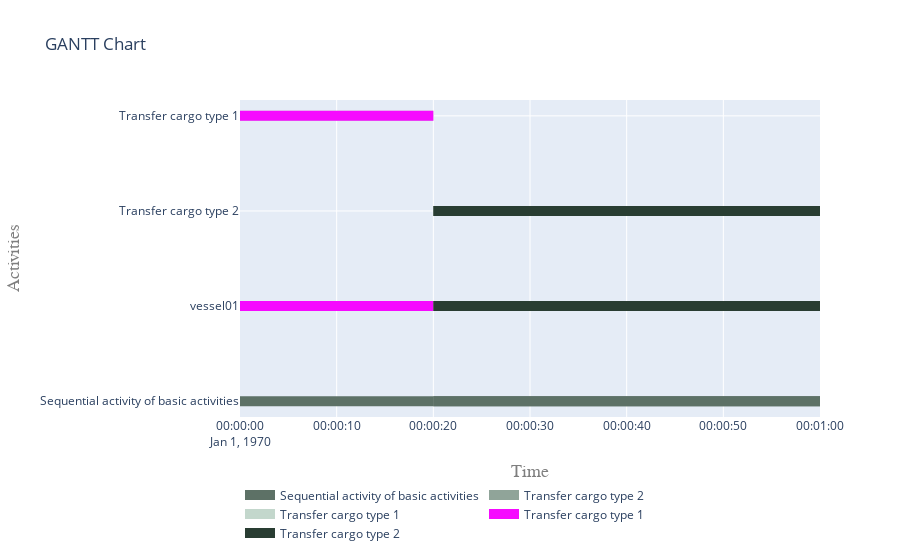

Source (notebook cell):
### Markdown cell above
##### 5.2 Visualise gantt charts

### Code cell
plot.get_gantt_chart([sequential_activity, vessel01, *sub_processes])

### Figure 1 — Plotly figure (JSON) as saved in the notebook; plotly's stock layout.template omitted (floating-point values rounded to 4 significant figures)
{"data": [{"connectgaps": false, "hoverinfo": "y+name", "line": {"color": "rgb(93,113,102)", "width": 10}, "mode": "lines", "name": "Sequential activity of basic activities", "type": "scatter", "x": ["1970-01-01T00:00:00", "1970-01-01T00:00:00", "1970-01-01T00:00:20", "1970-01-01T00:00:20", "1970-01-01T00:00:20", "1970-01-01T00:00:20", "1970-01-01T00:00:20", "1970-01-01T00:01:00", "1970-01-01T00:01:00", "1970-01-01T00:01:00", "1970-01-01T00:00:20", "1970-01-01T00:00:20", "1970-01-01T00:01:00", "1970-01-01T00:01:00", "1970-01-01T00:01:00"], "y": ["Sequential activity of basic activities", "Sequential activity of basic activities", "Sequential activity of basic activities", "Sequential activity of basic activities", null, "Sequential activity of basic activities", "Sequential activity of basic activities", "Sequential activity of basic activities", "Sequential activity of basic activities", null, "Sequential activity of basic activities", "Sequential activity of basic activities", "Sequential activity of basic activities", "Sequential activity of basic activities", null]}, {"connectgaps": false, "hoverinfo": "y+name", "line": {"color": "rgb(144,164,153)", "width": 10}, "mode": "lines", "name": "Transfer cargo type 2", "type": "scatter", "x": ["1970-01-01T00:00:20", "1970-01-01T00:00:20", "1970-01-01T00:01:00", "1970-01-01T00:01:00", "1970-01-01T00:01:00", "1970-01-01T00:00:20", "1970-01-01T00:00:20", "1970-01-01T00:01:00", "1970-01-01T00:01:00", "1970-01-01T00:01:00"], "y": ["vessel01", "vessel01", "vessel01", "vessel01", null, "Transfer cargo type 2", "Transfer cargo type 2", "Transfer cargo type 2", "Transfer cargo type 2", null]}, {"connectgaps": false, "hoverinfo": "y+name", "line": {"color": "rgb(195,215,204)", "width": 10}, "mode": "lines", "name": "Transfer cargo type 1", "type": "scatter", "x": ["1970-01-01T00:00:00", "1970-01-01T00:00:00", "1970-01-01T00:00:20", "1970-01-01T00:00:20", "1970-01-01T00:00:20", "1970-01-01T00:00:00", "1970-01-01T00:00:00", "1970-01-01T00:00:20", "1970-01-01T00:00:20", "1970-01-01T00:00:20"], "y": ["vessel01", "vessel01", "vessel01", "vessel01", null, "Transfer cargo type 1", "Transfer cargo type 1", "Transfer cargo type 1", "Transfer cargo type 1", null]}, {"connectgaps": false, "hoverinfo": "y+name", "line": {"color": "rgb(246,10,255)", "width": 10}, "mode": "lines", "name": "Transfer cargo type 1", "type": "scatter", "x": ["1970-01-01T00:00:00", "1970-01-01T00:00:00", "1970-01-01T00:00:20", "1970-01-01T00:00:20", "1970-01-01T00:00:20", "1970-01-01T00:00:00", "1970-01-01T00:00:00", "1970-01-01T00:00:20", "1970-01-01T00:00:20", "1970-01-01T00:00:20"], "y": ["vessel01", "vessel01", "vessel01", "vessel01", null, "Transfer cargo type 1", "Transfer cargo type 1", "Transfer cargo type 1", "Transfer cargo type 1", null]}, {"connectgaps": false, "hoverinfo": "y+name", "line": {"color": "rgb(41,61,50)", "width": 10}, "mode": "lines", "name": "Transfer cargo type 2", "type": "scatter", "x": ["1970-01-01T00:00:20", "1970-01-01T00:00:20", "1970-01-01T00:01:00", "1970-01-01T00:01:00", "1970-01-01T00:01:00", "1970-01-01T00:00:20", "1970-01-01T00:00:20", "1970-01-01T00:01:00", "1970-01-01T00:01:00", "1970-01-01T00:01:00"], "y": ["vessel01", "vessel01", "vessel01", "vessel01", null, "Transfer cargo type 2", "Transfer cargo type 2", "Transfer cargo type 2", "Transfer cargo type 2", null]}], "layout": {"hovermode": "closest", "legend": {"orientation": "h", "x": 0, "y": -0.2}, "title": {"text": "GANTT Chart"}, "xaxis": {"range": ["1970-01-01T00:00:00", "1970-01-01T00:01:00"], "title": {"font": {"color": "#7f7f7f", "family": "Courier New, monospace", "size": 18}, "text": "Time"}}, "yaxis": {"title": {"font": {"color": "#7f7f7f", "family": "Courier New, monospace", "size": 18}, "text": "Activities"}}}}
